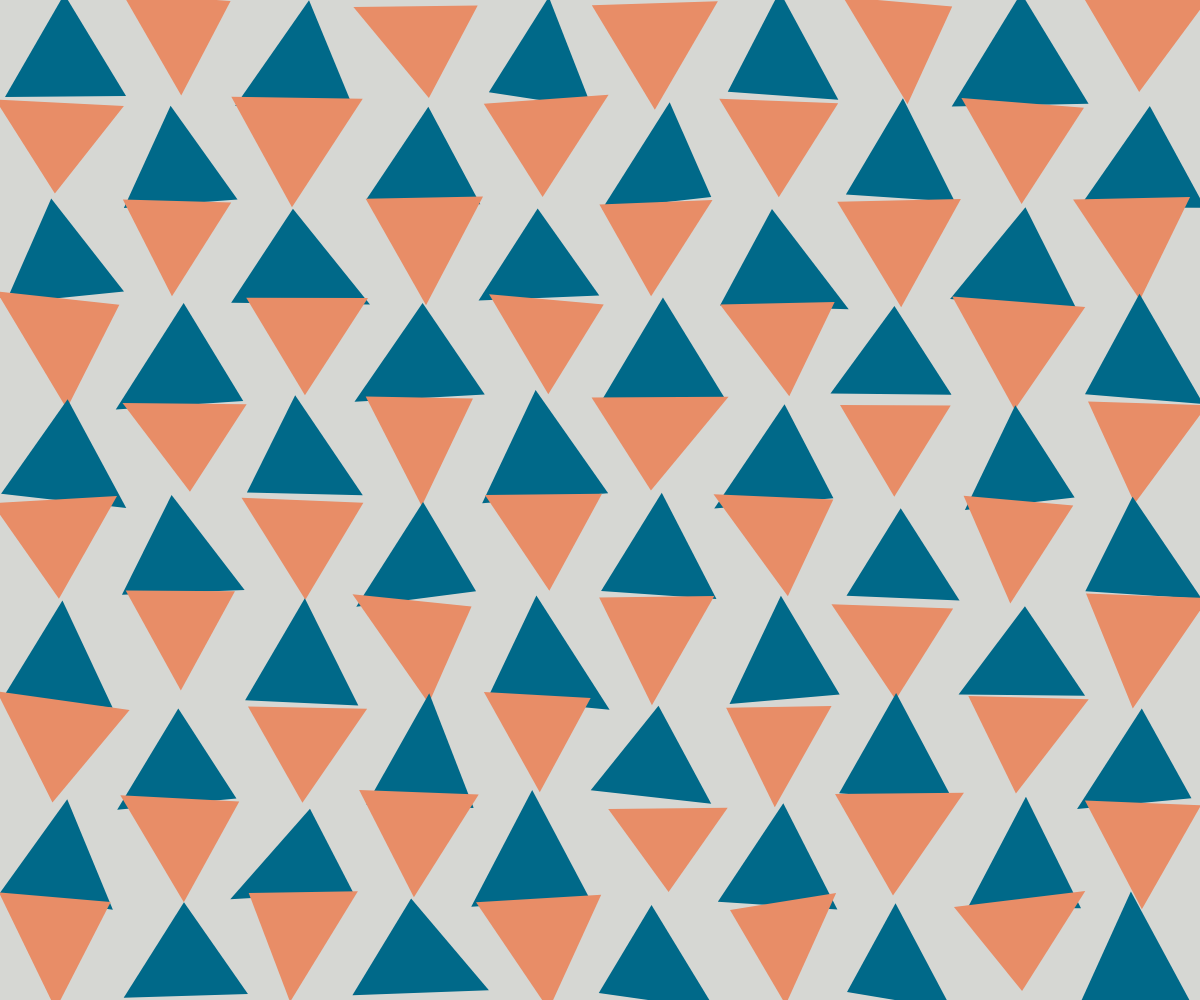
Frame 1 (no input)
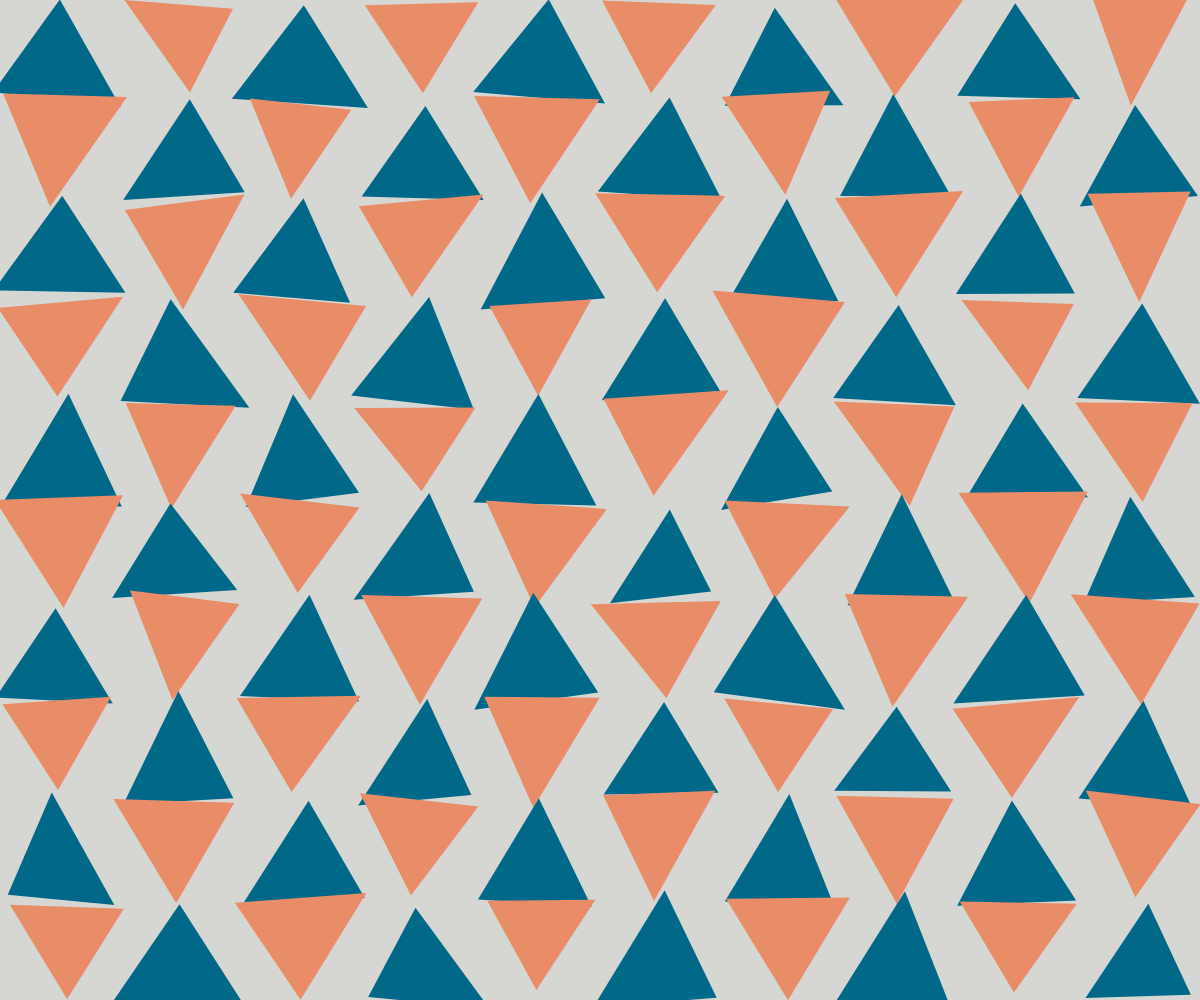
Frame 2 (the mouse pressed at the canvas centre, redrawn once)

The p5.js sketch that drew these frames (run headless with seeded random() and noise() and a simulated clock; the mouse was pressed at the canvas centre and the sketch redrawn once):

// p5.js sketch
// ── sketch.js
function setup() {
    createCanvas(windowWidth, windowHeight);
    noLoop();
    noStroke();
    drawPattern();
  }
  
  function draw() {
    // Drawing logic moved to drawPattern function
  }
  
  function drawPattern() {
    background("#D6D7D3");
  
    let cols = 10;
    let rows = 10;
    let w = width / cols;
    let h = height / rows;
  
    for (let i = 0; i < cols; i++) {
      for (let j = 0; j < rows; j++) {
        let x = i * w + w / 2;
        let y = j * h + h / 2;
        
        let isEven = (i + j) % 2 == 0;
        let baseColor = isEven ? color(0, 105, 137) : color(232, 141, 103);
        fill(baseColor);
  
        if (isEven) {
          drawTriangleUp(x, y, w, h);
        } else {
          drawTriangleDown(x, y, w, h);
        }
      }
    }
  }
  
  function drawTriangleUp(x, y, w, h) {
    beginShape();
    vertex(x + random(-10, 10), y - h / 2 + random(-10, 10));
    vertex(x - w / 2 + random(-10, 10), y + h / 2 + random(-10, 10));
    vertex(x + w / 2 + random(-10, 10), y + h / 2 + random(-10, 10));
    endShape(CLOSE);
  }
  
  function drawTriangleDown(x, y, w, h) {
    beginShape();
    vertex(x + random(-10, 10), y + h / 2 + random(-10, 10));
    vertex(x - w / 2 + random(-10, 10), y - h / 2 + random(-10, 10));
    vertex(x + w / 2 + random(-10, 10), y - h / 2 + random(-10, 10));
    endShape(CLOSE);
  }
  
  function mousePressed() {
    drawPattern();
  }
  
  function windowResized() {
    resizeCanvas(windowWidth, windowHeight);
    drawPattern();
  }
  
